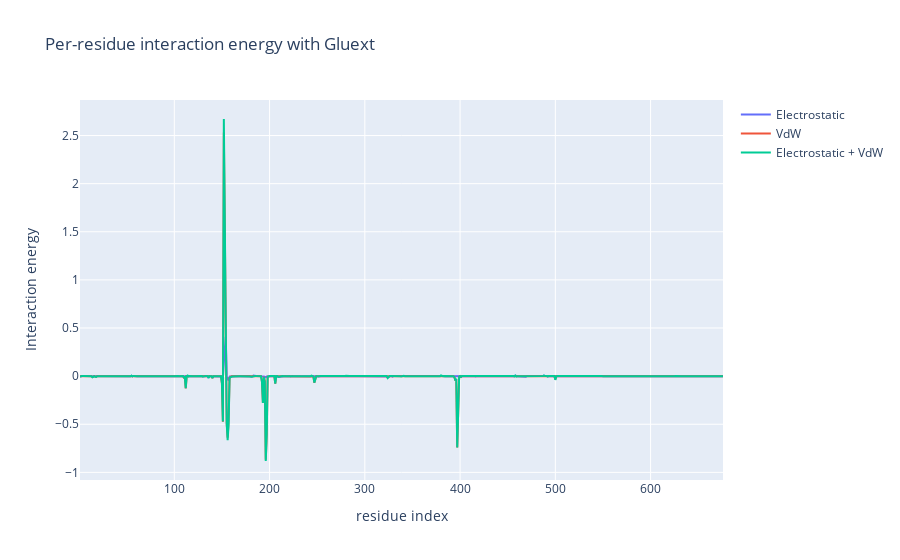

The notebook cell this image was saved under:
### Code cell
fig=go.Figure()
fig.add_trace(go.Scatter(x=ag1_resids, y=perres_es, name='Electrostatic', mode='lines'))
fig.add_trace(go.Scatter(x=ag1_resids, y=perres_vdw, name='VdW', mode='lines'))
fig.add_trace(go.Scatter(x=ag1_resids, y=perres_es_vdw, name='Electrostatic + VdW', mode='lines'))
fig.update_layout(title='Per-residue interaction energy with Gluext', xaxis_title='residue index', yaxis_title='Interaction energy')
#fig.show()
fig.write_html('interactive_plot.html')
fig.show()

### Figure 1 — Plotly figure (JSON) as saved in the notebook; plotly's stock layout.template omitted (floating-point values rounded to 4 significant figures; data arrays with more than 128 entries replaced by an {"elided": "..."} marker saying what was removed)
{"data": [{"mode": "lines", "name": "Electrostatic", "type": "scatter", "x": {"elided": "675 int values"}, "y": {"elided": "675 float values"}}, {"mode": "lines", "name": "VdW", "type": "scatter", "x": {"elided": "675 int values"}, "y": {"elided": "675 float values"}}, {"mode": "lines", "name": "Electrostatic + VdW", "type": "scatter", "x": {"elided": "675 int values"}, "y": {"elided": "675 float values"}}], "layout": {"autosize": true, "title": {"text": "Per-residue interaction energy with Gluext"}, "xaxis": {"autorange": true, "range": [1, 676], "title": {"text": "residue index"}, "type": "linear"}, "yaxis": {"autorange": true, "range": [-1.079, 2.869], "title": {"text": "Interaction energy"}, "type": "linear"}}}
